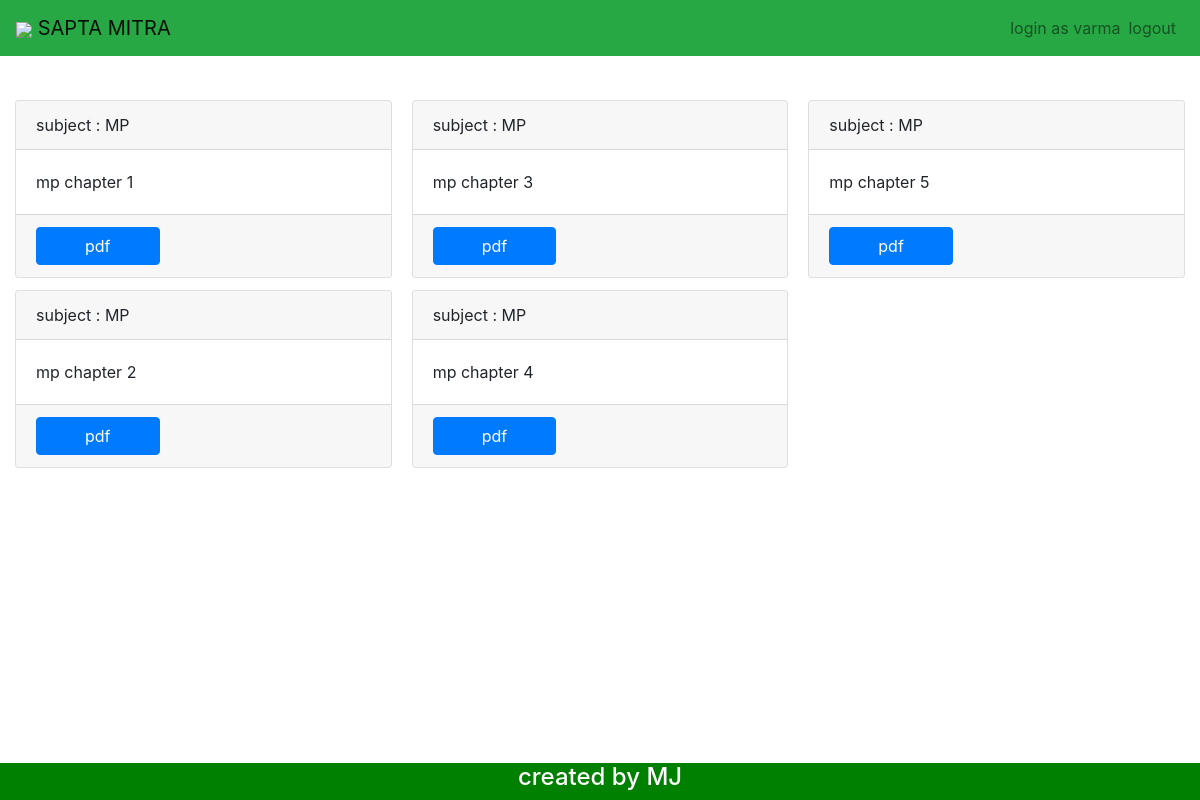
The page /detail/MP (signed in) on the database its author committed.
### pdfsearcherapp/models.py (models this page shows, shortened)
class pdfmodel(models.Model):
    Name=models.CharField(max_length=50)
    subjectcode=models.CharField(max_length=10)
    pdffile=models.FileField(upload_to='pdfs')

### pdfsearcherapp/views.py (the view)
# urls.py: path('detail/<str:subjectcode1>',views.detailpage,name='detailpage'),
@login_required
def detailpage(request,subjectcode1):
    pdfs=pdfmodel.objects.filter(subjectcode=subjectcode1)
    if pdfs:
        return render(request,'detailpage.html',{'pdfs':pdfs})
    print(pdfs)
    return render(request,'detailpage.html',{ 'error':'pdfs are not available'})

### pdfsearcherapp/templates/detailpage.html (shortened to what this page needs)
<!DOCTYPE html>
{% extends 'base.html' %}
{% block content %}
<div style="height: 100px;" ></div>
<div class="card-columns" >
{%for pdf in pdfs %}
<div class="card">
    <div class="card-header"> subject : {{pdf.subjectcode}}</div>
    <div class="card-body">{{pdf.Name}}</div>
    <div class="card-footer"><a  class="btn btn-primary px-5 " href="{{pdf.pdffile.url}}"> pdf </a> </div>
  </div>
{% endfor %}
</div>
{% endblock %}

### pdfsearcherapp/templates/base.html (shortened to what this page needs)
<!DOCTYPE html>
<html lang="en">
<head>
    <link rel="stylesheet" href="https://maxcdn.bootstrapcdn.com/bootstrap/4.0.0/css/bootstrap.min.css">
    <link rel="stylesheet" href="https://use.fontawesome.com/releases/v5.7.0/css/all.css">
</head>
<body>
        <div class="navbar navbar-expand-sm bg-success navbar-light fixed-top ">
            <a class="navbar-brand" href="{% url 'homepage' %}"><img src="https://img.icons8.com/dusk/64/000000/link.png" class="w-25" /> SAPTA MITRA  </a>
            <div class="collapse navbar-collapse" id="collapsibleNavbar" >
            <ul class="navbar-nav ml-auto " >
                {% if user.is_authenticated %}
                <li class="nav-item">
                    <span class="navbar-text" >login as {{user.username}}</span>
                </li>
                <li class="nav-item  ">
                    <a href="{% url 'logoutfunction' %}" class="nav-link"> logout </a>
                </li>
                {% endif %}
            </ul>
           </div>
        </div>
  <div class="container-fluid" >
    {% block content %}{% endblock %}
  </div>
 <footer class="footer" >
 <h4>created by MJ</h4>
 </footer>
</body>
</html>

### pdfsearcherapp/templates/base.html (style rules this page uses)
.footer { position: fixed; left: 0; bottom: 0; width: 100%; background-color: green; color: white; text-align: center; }

### rows shown on the page
pdfmodel: subjectcode "MP", Name "mp chapter 1"
pdfmodel: subjectcode "MP", Name "mp chapter 2"
pdfmodel: subjectcode "MP", Name "mp chapter 3"
pdfmodel: subjectcode "MP", Name "mp chapter 4"
pdfmodel: subjectcode "MP", Name "mp chapter 5"

### other values the page prints
{{ user.username }} "varma"
